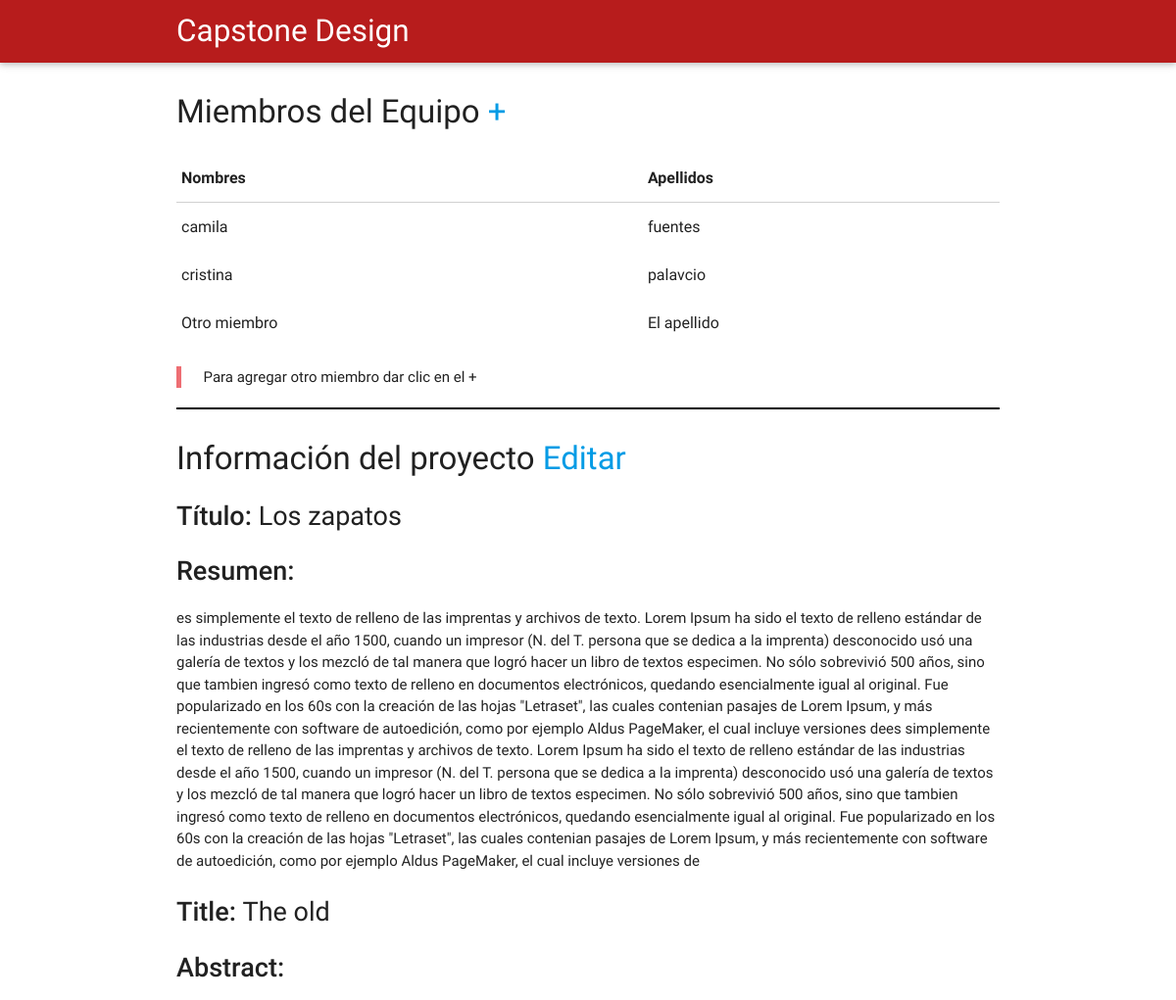
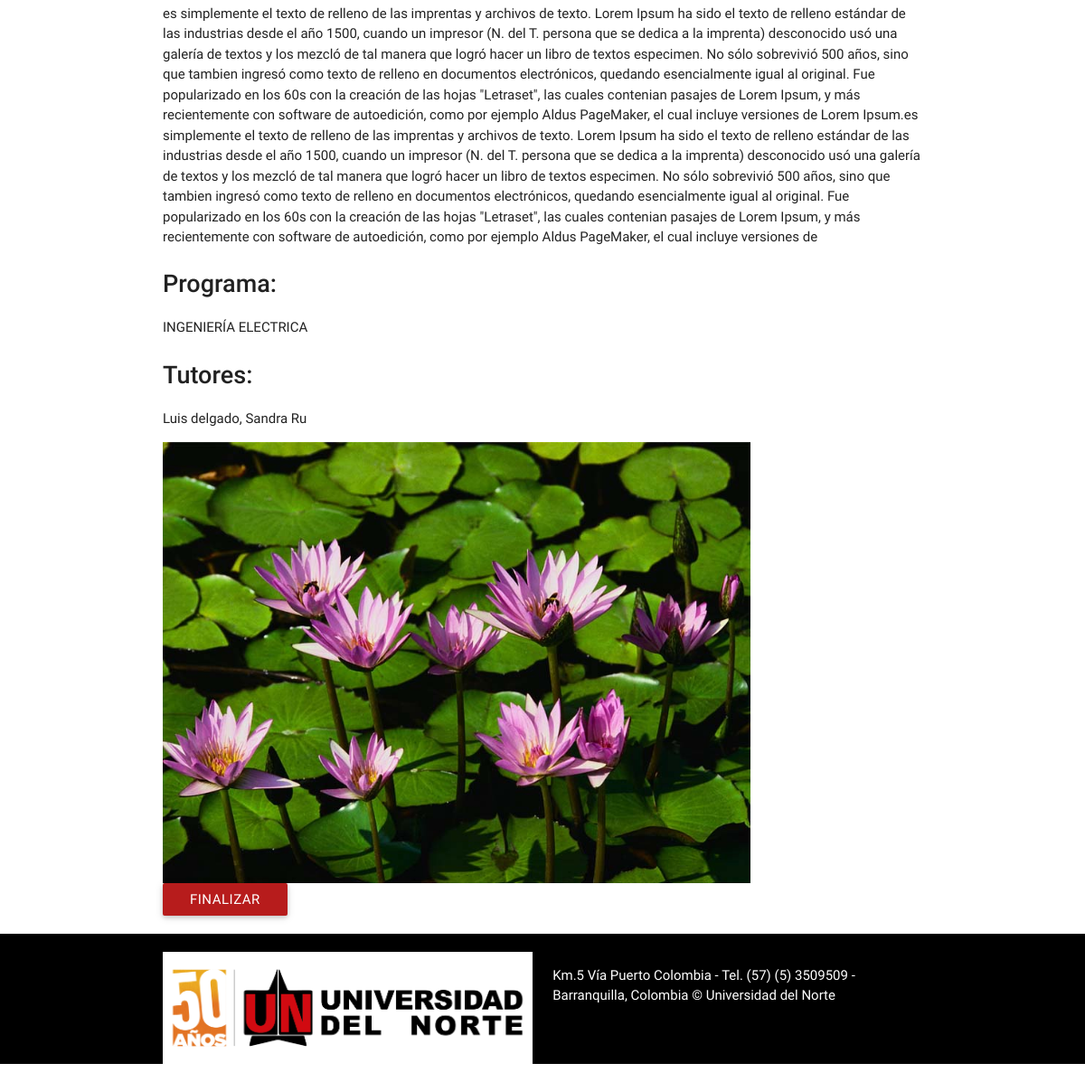
/34/, run on the app's committed database (2 pictures, top to bottom).
### projects/models.py (models this page shows, shortened)
class User(models.Model):
    Nombres = models.CharField(max_length=255)
    Apellidos = models.CharField(max_length=255)
    Correo= models.EmailField(max_length=255)
    Codigo= models.IntegerField()
    project= models.ForeignKey(Project, on_delete=models.CASCADE)

class Project(models.Model):
    MAJOR_CHOICES = (
        ('CIVIL', 'Ingeniería civil'),
        ('ELECTRICA', 'Ingeniería eléctrica'),
        ('ELECTRONICA', 'Ingeniería electrónica'),
        ('INDUSTRIAL', 'Ingeniería industrial'),
        ('MECANICA', 'Ingeniería mecánica'),
        ('SISTEMAS', 'Ingeniería de Sistemas'),
    )
    Titulo = models.CharField(max_length=255 )
    Title = models.CharField(max_length=255)
    Resumen= models.TextField(max_length=2000)
    Abstract= models.TextField(max_length=2000)
    Imagen= models.ImageField()
    Tutores= models.CharField(max_length=255)
    Programa = models.CharField(max_length= 255, choices= MAJOR_CHOICES, default='CVL')

### projects/views.py (the view)
# urls.py: url(r'^(?P<project_id>[0-9]+)/$', views.detail, name='detail'),
def detail(request, project_id):
    project = get_object_or_404(Project, pk=project_id)
    users= project.user_set.all()
    return render(request, 'projects/detail.html', {'project': project, 'users': users})

### projects/templates/projects/detail.html (shortened to what this page needs)
{% extends "projects/base.html" %}
{% load staticfiles %}
{% load unfriendly_tags %}
{% block content %}
    <div>
    <h1>Miembros del Equipo <a href="{% url 'projects:new_team' project.id %}" class="top-menu">+</a></h1>
    {% if users %}
        <table>
            <thead>
              <tr>
                  <th data-field="Nombres">Nombres</th>
                  <th data-field="Apellidos">Apellidos</th>
              </tr>
            </thead>
            <tbody>
              {% for user in users%}
                <tr>
                    <td>{{user.Nombres}}</td>
                    <td>{{user.Apellidos}}</td>
                </tr>
            {% endfor%}
            </tbody>
          </table>
    {% else %}
        <p>No hay miembros</p>
    {% endif %}
    <blockquote>
      Para agregar otro miembro dar clic en el +
    </blockquote>
    </div>
    <div class="top-border">
    {% url 'projects:edit' project.id as edit_url %}
    <h1>Información del proyecto <a href="{{ edit_url|obfuscate }}">Editar</a></h1>
    <h2> <strong>Título: </strong> {{project.Titulo}} </h2>
    <h2> <strong>Resumen: </strong></h2>
    <p>{{project.Resumen}}</p>
    <h2> <strong>Title: </strong> {{project.Title}}</h2>
    <h2> <strong>Abstract: </strong></h2>
    <p>{{project.Abstract}}</p>
    <h2><strong>Programa: </strong> </h2>
    <p>INGENIERÍA {{project.Programa}}</p>
    <h2><strong>Tutores: </strong> </h2>
    <p>{{project.Tutores}}</p>
    <img class="materialboxed" width="650" src="{% static 'projects/images/' %}{{project.Imagen}}" alt="My image"/>
    <a class="waves-effect waves-light btn modal-trigger red darken-4" href="#modal1">Finalizar</a>
  </div>
{% endblock%}

### projects/static/projects/css/style5.css (style rules this page uses)
h1 { font-size: 2.2rem; }
h2 { font-size: 1.8rem; }
.top-border { border-top: 2px black solid; }

### data on the page
User: Nombres "camila", Apellidos "fuentes"
User: Nombres "cristina", Apellidos "palavcio"
User: Nombres "Otro miembro", Apellidos "El apellido"
Project: Titulo "Los zapatos", Resumen "es simplemente el texto de relleno de las imprentas y archivos de texto. Lorem Ipsum ha sido el texto de relleno estándar de las industrias desde el año 1500, cuando un impresor (N. del T. persona que se dedica a la imprenta) desconocido usó una galería de textos y los mezcló de tal manera que logró hacer un libro de textos especimen. No sólo sobrevivió 500 años, sino que tambien ingresó como texto de relleno en documentos electrónicos, quedando esencialmente igual al original. Fue popularizado en los 60s con la creación de las hojas \"Letraset\", las cuales contenian pasajes de Lorem Ipsum, y más recientemente con software de autoedición, como por ejemplo Aldus PageMaker, el cual incluye…", Title "The old", Abstract "es simplemente el texto de relleno de las imprentas y archivos de texto. Lorem Ipsum ha sido el texto de relleno estándar de las industrias desde el año 1500, cuando un impresor (N. del T. persona que se dedica a la imprenta) desconocido usó una galería de textos y los mezcló de tal manera que logró hacer un libro de textos especimen. No sólo sobrevivió 500 años, sino que tambien ingresó como texto de relleno en documentos electrónicos, quedando esencialmente igual al original. Fue popularizado en los 60s con la creación de las hojas \"Letraset\", las cuales contenian pasajes de Lorem Ipsum, y más recientemente con software de autoedición, como por ejemplo Aldus PageMaker, el cual incluye…", Programa "ELECTRICA", Tutores "Luis delgado, Sandra Ru", Imagen (picture)
